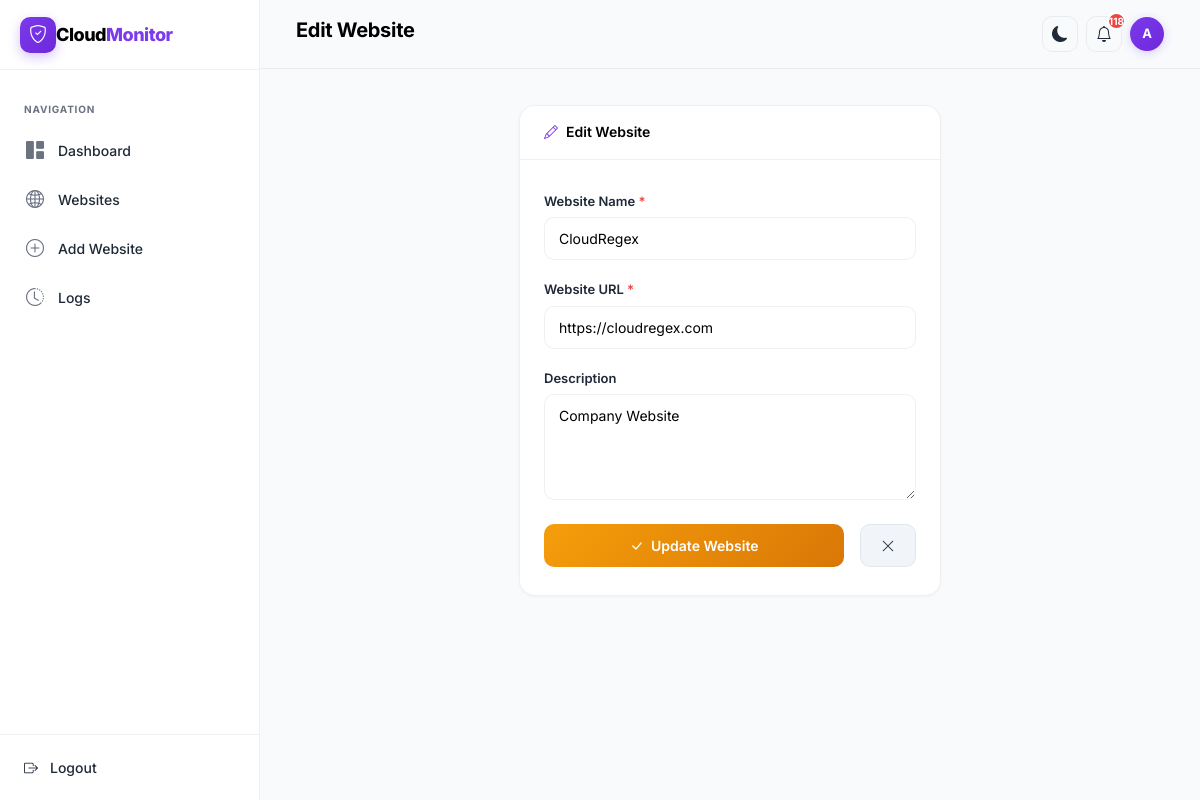
Page /edit/3/ (signed in) on the committed database.
### monitor/models.py (models this page shows, shortened)
class Website(models.Model):
    name = models.CharField(max_length=100)
    url = models.URLField()
    description = models.TextField(blank=True)
    status = models.CharField(max_length=10, default='Unknown')
    response_time = models.FloatField(null=True, blank=True)
    last_checked = models.DateTimeField(null=True, blank=True)

### monitor/views.py (the view)
# urls.py: path('edit/<int:pk>/', views.edit_website, name='edit_website'),
@login_required
def edit_website(request, pk):
    website = get_object_or_404(
        Website,
        pk=pk
    )
    if request.method == 'POST':
        form = WebsiteForm(
            request.POST,
            instance=website
        )
        if form.is_valid():
            form.save()
            messages.success(request, 'Website updated successfully!')
            return redirect('website_list')
    else:
        form = WebsiteForm(
            instance=website
        )
    return render(
        request,
        'monitor/edit_website.html',
        {'form': form, 'website': website}
    )

### monitor/forms.py
class WebsiteForm(forms.ModelForm):
    class Meta:
        model = Website
        fields = [
            "name",
            "url",
            "description",
        ]
        widgets = {
            "name": forms.TextInput(attrs={
                "class": "form-control",
                "placeholder": "Enter website name"
            }),
            "url": forms.URLInput(attrs={
                "class": "form-control",
                "placeholder": "https://example.com"
            }),
            "description": forms.Textarea(attrs={
                "class": "form-control",
                "rows": 4,
                "placeholder": "Enter description"
            }),
        }

### monitor/context_processors.py (called while the page is built)
def notifications(request):
    if request.user.is_authenticated:
        unread_count = Notification.objects.filter(
            is_read=False
        ).count()
        recent = Notification.objects.all()[:5]
        return {
            'unread_count': unread_count,
            'recent_notifications': recent,
        }
    return {
        'unread_count': 0,
        'recent_notifications': [],
    }

### monitor/templates/monitor/edit_website.html (shortened to what this page needs)
{% extends 'base.html' %}
{% block page_title %}Edit Website{% endblock %}
{% block content %}
<div class="row justify-content-center mt-2">
    <div class="col-md-8 col-lg-6">
        <div class="card-chart">
            <div class="card-header-custom">
                <h5><i class="bi bi-pencil me-2"></i>Edit Website</h5>
            </div>
            <div style="padding: 28px 24px;">
                <form method="post">
                    <div class="mb-3">
                        <label class="form-label">Website Name <span style="color:#EF4444;">*</span></label>
                        {{ form.name }}
                    </div>
                    <div class="mb-3">
                        <label class="form-label">Website URL <span style="color:#EF4444;">*</span></label>
                        {{ form.url }}
                    </div>
                    <div class="mb-4">
                        <label class="form-label">Description</label>
                        {{ form.description }}
                    </div>
                    <div class="d-flex gap-3">
                        <button type="submit" class="btn btn-warning flex-grow-1">
                            <i class="bi bi-check-lg me-1"></i> Update Website
                        </button>
                        <a href="{% url 'website_list' %}" class="btn btn-secondary">
                            <i class="bi bi-x-lg"></i>
                        </a>
                    </div>
                </form>
            </div>
        </div>
    </div>
</div>
{% endblock %}

### monitor/templates/base.html (shortened to what this page needs)
<!DOCTYPE html>
<html lang="en">
<head>
    <link href="https://cdn.jsdelivr.net/npm/bootstrap@5.3.3/dist/css/bootstrap.min.css" rel="stylesheet">
    <link rel="stylesheet" href="https://cdn.jsdelivr.net/npm/bootstrap-icons@1.11.3/font/bootstrap-icons.css">
</head>
<body>
<div class="sidebar">
    <div class="sidebar-brand">
        <div class="brand-icon">
            <i class="bi bi-shield-check"></i>
        </div>
        <div class="brand-text">Cloud<span>Monitor</span></div>
    </div>
    <nav class="sidebar-nav">
        <div class="nav-label">Navigation</div>
        <a href="{% url 'dashboard' %}"
           class="{% if request.resolver_match.url_name == 'dashboard' %}active{% endif %}">
            <i class="bi bi-grid-1x2-fill"></i> Dashboard
        </a>
        <a href="{% url 'website_list' %}"
           class="{% if request.resolver_match.url_name == 'website_list' %}active{% endif %}">
            <i class="bi bi-globe2"></i> Websites
        </a>
        <a href="{% url 'add_website' %}"
           class="{% if request.resolver_match.url_name == 'add_website' %}active{% endif %}">
            <i class="bi bi-plus-circle"></i> Add Website
        </a>
        <a href="{% url 'logs' %}"
           class="{% if request.resolver_match.url_name == 'logs' %}active{% endif %}">
            <i class="bi bi-clock-history"></i> Logs
        </a>
    </nav>
    <div class="sidebar-footer">
        <form method="post" action="{% url 'logout' %}" style="display:contents;">
    <button type="submit"
            onclick="return confirmLogout();"
            style="display:flex; align-items:center; gap:12px; padding:10px 14px; border-radius:var(--radius-sm); color:var(--text-secondary); background:none; border:none; width:100%; cursor:pointer; font-family:inherit; font-size:14px; font-weight:500;">
        <i class="bi bi-box-arrow-right"></i>
        Logout
    </button>
</form>
    </div>
</div>
<div class="main-content">
    <div class="topbar">
        <h2>{% block page_title %}Dashboard{% endblock %}</h2>
        <div class="topbar-actions">
            <button onclick="toggleTheme()" class="btn-icon" title="Toggle theme">
                <i class="bi bi-moon-fill" id="themeIcon"></i>
            </button>
            <div class="dropdown" style="position:relative;">
                <button class="btn-icon" title="Notifications" data-bs-toggle="dropdown" aria-expanded="false">
                    <i class="bi bi-bell"></i>
                    <span id="notifBadge" class="notif-badge" style="display:{% if unread_count > 0 %}flex{% else %}none{% endif %};">{{ unread_count }}</span>
                </button>
            </div>
            <div class="dropdown">
    <div class="avatar"
         data-bs-toggle="dropdown"
         style="cursor:pointer;">
        {{ user.username|first|upper }}
    </div>
</div>
        </div>
    </div>
    <div class="page-content">
        {% block content %}{% endblock %}
    </div>
</div>
</body>
</html>

### rows in the picture
Website: name "CloudRegex", url "https://cloudregex.com", description "Company Website"

### other values in the picture
{{ unread_count }} "118"
{{ user.username|first|upper }} "A"
